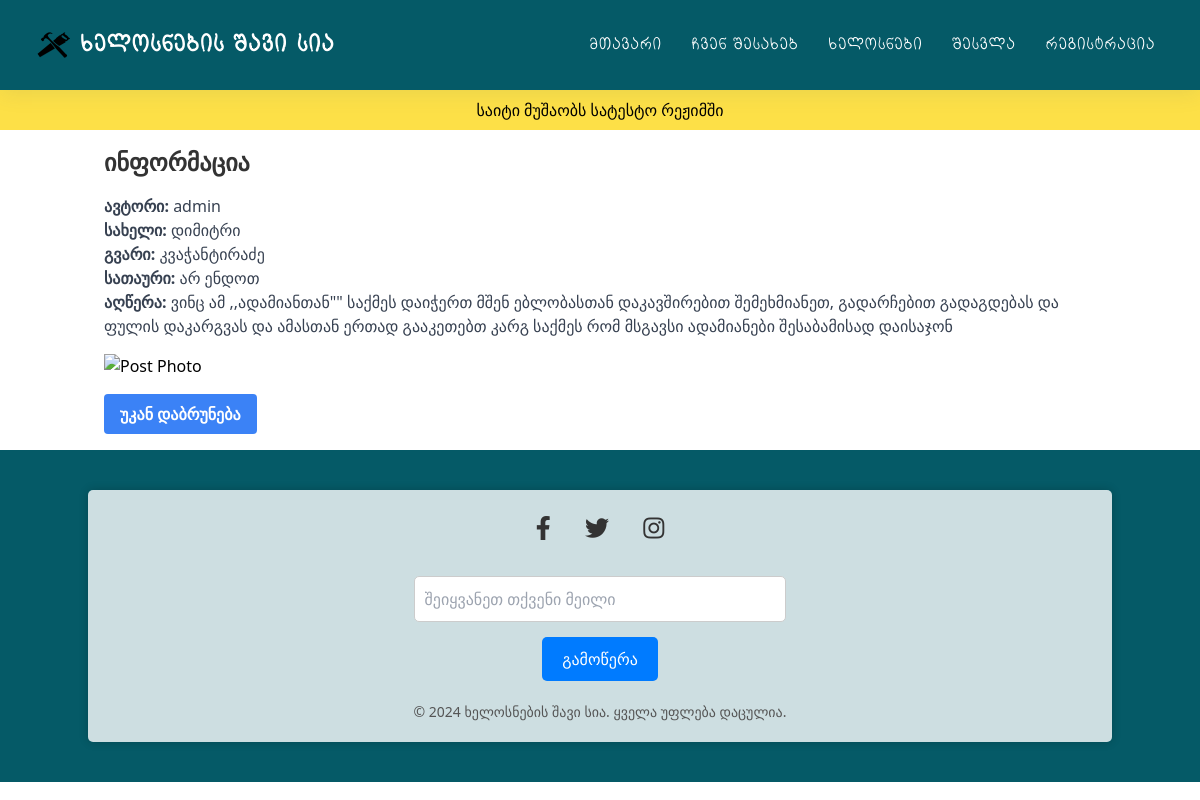
The page /view_post/1 on the database its author committed.
### main.py (models this page shows, shortened)
class Users(db.Model):
    __tablename__ = "users"
    id = db.Column(db.Integer, primary_key=True)
    name = db.Column(db.String(10), unique=False, nullable=False)
    surname = db.Column(db.String(30), unique=False, nullable=False)
    username = db.Column(db.String(30), unique=True, nullable=False)
    password = db.Column(db.String(128), nullable=False)
    is_admin = db.Column(db.Boolean, default=False, nullable=False)
    posts = db.relationship("Posts", backref="author", lazy=True)

class Posts(db.Model):
    __tablename__ = "posts"
    id = db.Column(db.Integer, primary_key=True)
    name = db.Column(db.String(10), unique=False, nullable=False)
    surname = db.Column(db.String(30), unique=False, nullable=False)
    title = db.Column(db.String(100), unique=False, nullable=False)
    content = db.Column(db.String(1000), unique=False, nullable=False)
    photo = db.Column(db.String(100), nullable=True)  # New column for photo
    user_id = db.Column(db.Integer, db.ForeignKey("users.id"), nullable=False)

### main.py (the view)
@app.route("/view_post/<int:post_id>")
def view_post(post_id):
    post = Posts.query.get_or_404(post_id)
    return render_template(
        "view_post.html", post=post, navigation_items=navigation_items
    )

### templates/view_post.html
{% extends "base.html" %}
{% block content %}
<div class="container mx-auto p-4">
    <h2 class="text-2xl font-bold mb-4">ინფორმაცია</h2>
    <p class="text-gray-700"><strong>ავტორი:</strong> {{ post.author.username }}</p>
    <p class="text-gray-700"><strong>სახელი:</strong> {{ post.name }}</p>
    <p class="text-gray-700"><strong>გვარი:</strong> {{ post.surname }}</p>
    <p class="text-gray-700"><strong>სათაური:</strong> {{ post.title }}</p>
    <p class="text-gray-700"><strong>აღწერა:</strong> {{ post.content }}</p>
    {% if post.photo %}
    <img src="{{ url_for('static', filename='uploads/' ~ post.photo) }}" class="mt-4" alt="Post Photo">
    {% else %}
    <p>No Photo</p>
    {% endif %}
    <a href="{{ url_for('workers') }}"
        class="bg-blue-500 hover:bg-blue-700 text-white font-bold py-2 px-4 rounded focus:outline-none focus:shadow-outline mt-4 inline-block">უკან
        დაბრუნება</a>
</div>
{% endblock %}

### templates/base.html (shortened to what this page needs)
<!DOCTYPE html>
<html lang="en">
<head>
    <link rel="stylesheet" type="text/css" href="{{ url_for('static', filename='style/reset.css') }}">
    <link rel="stylesheet" type="text/css" href="{{ url_for('static', filename='style/output.css') }}">
    <link rel="stylesheet" type="text/css" href="{{ url_for('static', filename='style/main.css') }}">
    <link rel="stylesheet" type="text/css" href="{{ url_for('static', filename='style/fonts.css') }}">
    <link rel="stylesheet" type="text/css" href="{{ url_for('static', filename='style/responsive.css') }}">
    <link rel="stylesheet" href="https://cdnjs.cloudflare.com/ajax/libs/font-awesome/5.15.3/css/all.min.css">
</head>
<body>
    <header class="header">
        <nav>
            <div class="logo">
                <a href="/"><img class="main_logo" src="{{ url_for('static', filename='images/logo.png') }}" alt="ლოგო">
                    ხელოსნების შავი სია</a>
            </div>
            <ul class="menu">
                {% for item in navigation_items %}
                <li><a href="{{ item.url }}">{{ item.label }}</a></li>
                {% endfor %}
                {% if not session.username %}
                <li><a href="{{ url_for('login') }}">შესვლა</a></li>
                <li><a href="{{ url_for('register') }}">რეგისტრაცია</a></li>
                {% else %}
                <li><a href="{{ url_for('logout') }}">გამოსვლა</a></li>
                {% endif %}
            </ul>
        </nav>
    </header>
    <div class="notification-banner bg-yellow-300 text-center p-2">
        <p>საიტი მუშაობს სატესტო რეჟიმში</p>
    </div>
    {% block content %}{% endblock %}
    {% block footer %}
    {% include "footer.html" %}
    {% endblock %}
</body>
</html>

### templates/footer.html
<footer class="footer">
    <div class="container mx-auto footer-container">
        <div class="footer-content">
            <div class="social-icons">
                <a href="https://www.facebook.com/groups/350024272073506" target="_blank" class="social-icon"><i class="fab fa-facebook-f"></i></a>
                <a href="#" target="_blank" class="social-icon"><i class="fab fa-twitter"></i></a>
                <a href="#" target="_blank" class="social-icon"><i class="fab fa-instagram"></i></a>
            </div>
            <div class="subscribe">
                <input type="email" placeholder="შეიყვანეთ თქვენი მეილი" class="subscribe-input">
                <button class="subscribe-btn">გამოწერა</button>
            </div>
            <p class="footer-text">© 2024 ხელოსნების შავი სია. ყველა უფლება დაცულია.</p>
        </div>
    </div>
</footer>

### static/style/main.css (style rules this page uses)
:root { --shss: #055a67; }
* { padding: 0; margin: 0; box-sizing: border-box; font-family: sans-serif; text-decoration: none; list-style: none; }
.header { position: sticky; top: 0; width: 100%; box-shadow: 0 4px 20px hsla(207, 24%, 35%, 0.1); background-color: #055a67; z-index: 1; }
nav { display: flex; justify-content: space-between; align-items: center; padding: 20px 30px; }
.logo a { display: flex; align-items: center; font-family: "ALK Life", sans-serif; font-size: 24px; font-weight: bold; color: #fff; }
.menu { display: flex; justify-content: center; align-items: center; }
.menu a { display: block; font-family: "ALK Life", sans-serif; padding: 7px 15px; font-size: 17px; font-weight: 500; transition: 0.2s all ease-in-out; color: #fff; }
.main_logo { width: 50px; }
* { font-family: Nunito, sans-serif; }
* { box-sizing: border-box; }
img { vertical-align: middle; }
*, *::before, *::after { box-sizing: border-box; }
.footer-container { box-shadow: 0 0 10px rgba(0, 0, 0, 0.2); background-color: rgba(255, 255, 255, 0.8); padding: 20px; border-radius: 5px; text-align: center; display: flex; flex-direction: column; align-items: center; }
h2 { margin-bottom: 20px; font-size: 35px; font-weight: bolder; color: #333; }
input { padding: 10px; margin-bottom: 15px; border: 1px solid #ccc; border-radius: 3px; width: 30%; }
.footer input { width: 100%; }
a { text-decoration: none; color: var(--shss); font-weight: bold; }
.footer { background-color: var(--shss); color: #333; padding: 40px 0; text-align: center; }
.footer-content { max-width: 1200px; margin: 0 auto; padding: 0 20px; }
.social-icons { margin-bottom: 30px; }
.social-icon { display: inline-block; margin: 0 15px; font-size: 24px; color: #333; transition: transform 0.3s ease-in-out; }
.subscribe { align-items: center; max-width: 400px; margin: 0 auto; margin-top: 20px; }
.subscribe-input { flex: 1; padding: 10px; border: 1px solid #ccc; border-radius: 5px; }
.subscribe-btn { background-color: #007bff; color: #fff; padding: 10px 20px; border: none; border-radius: 5px; cursor: pointer; transition: background-color 0.3s ease-in-out; }
.footer-text { margin-top: 20px; font-size: 14px; color: #555; }

### rows shown on the page
Users: author.username "admin"
Posts: name "დიმიტრი", surname "კვაჭანტირაძე", title "არ ენდოთ", content "ვინც ამ ,,ადამიანთან\"\" საქმეს დაიჭერთ მშენ ებლობასთან დაკავშირებით შემეხმიანეთ, გადარჩებით გადაგდებას და ფულის დაკარგვას და ამასთან ერთად გააკეთებთ კარგ საქმეს რომ მსგავსი ადამიანები შესაბამისად დაისაჯონ"

### other values the page prints
{{ item.label }} "მთავარი" "ჩვენ შესახებ" "ხელოსნები"
